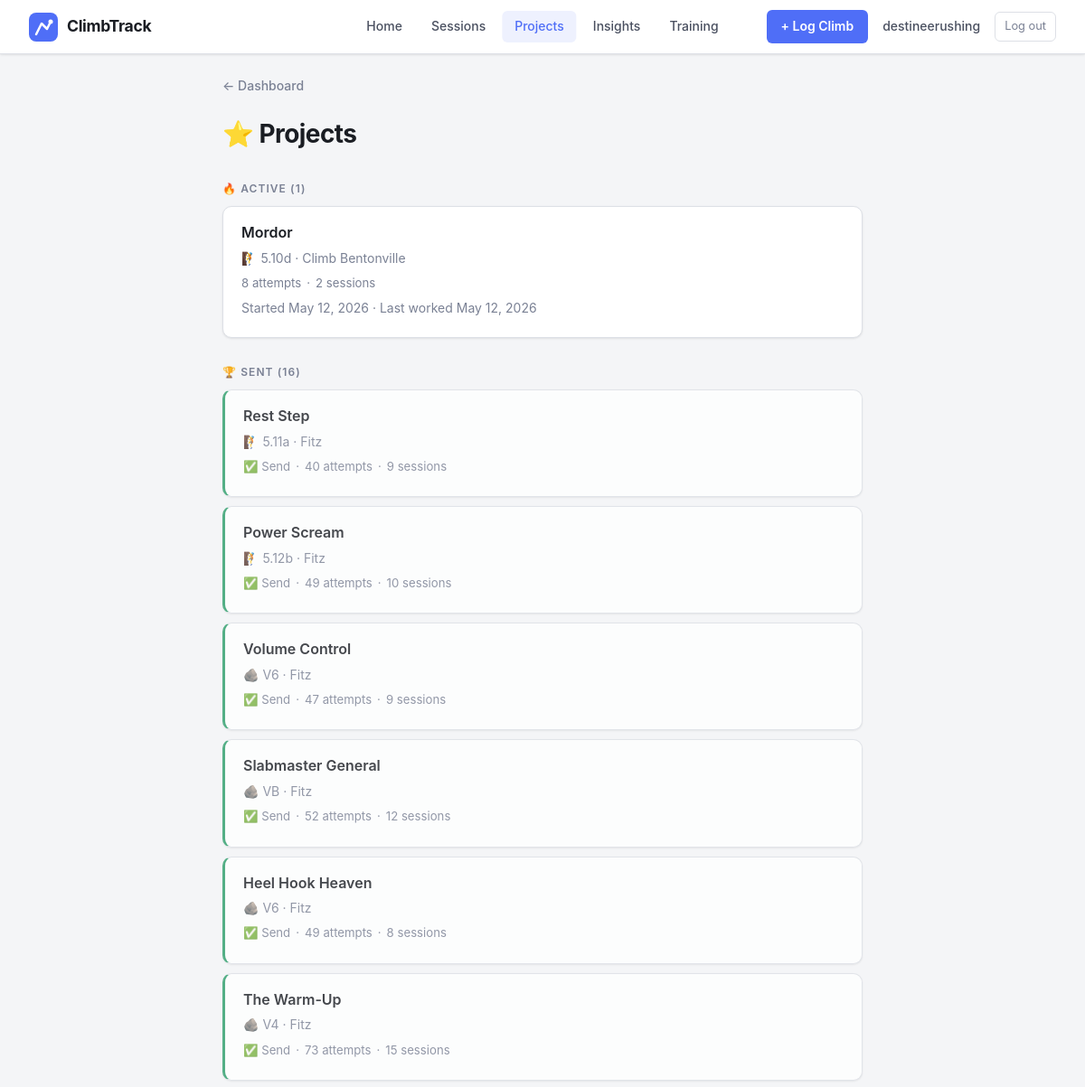
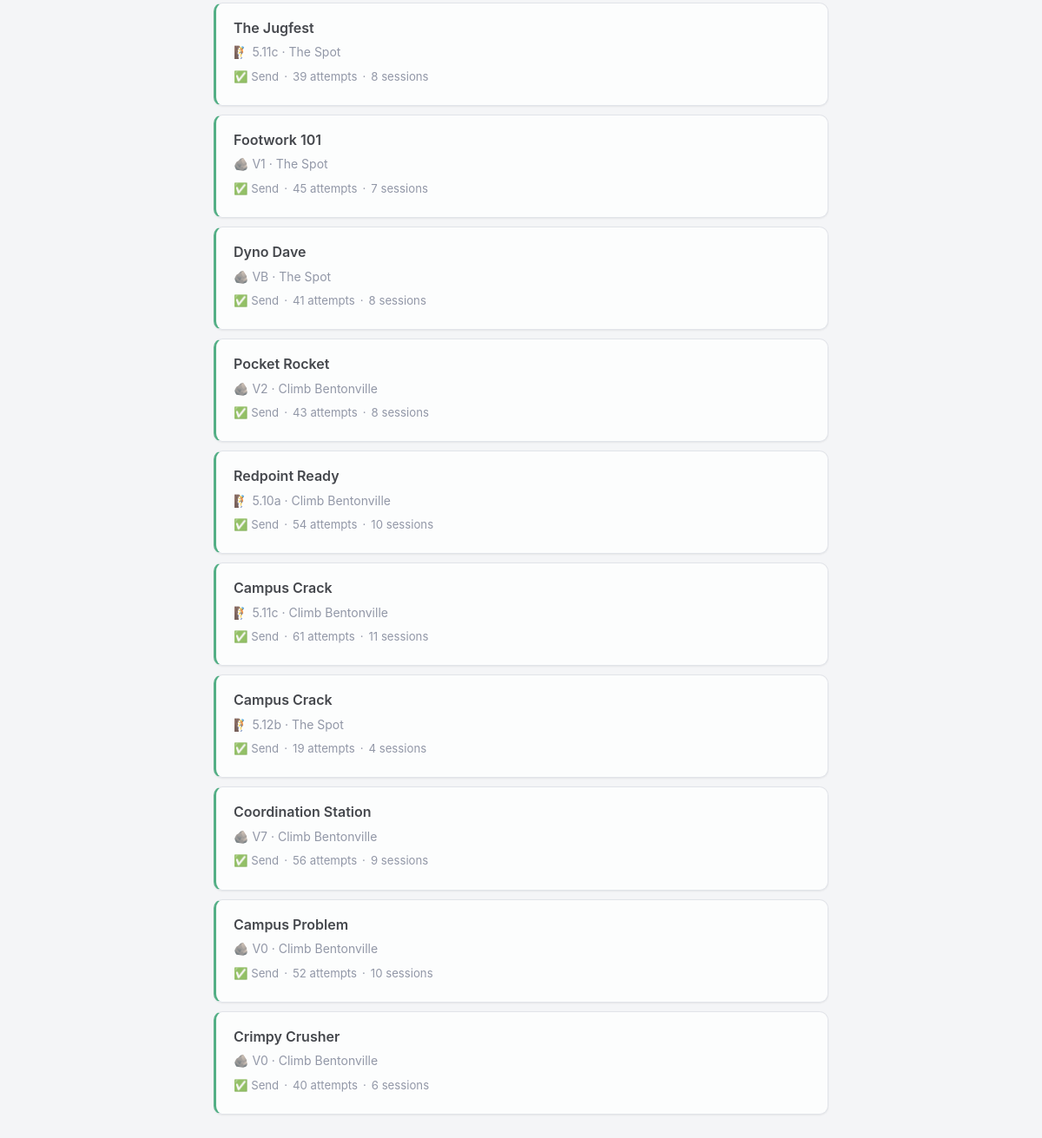
The page /projects (signed in) on the database its author committed (2 pictures, top to bottom).
### app.py (models this page shows, shortened)
class User(UserMixin, db.Model):
    id = db.Column(db.Integer, primary_key=True)
    email = db.Column(db.String(150), unique=True, nullable=False)
    display_name = db.Column(db.String(100), nullable=False)
    password_hash = db.Column(db.String(256), nullable=False)
    created_at = db.Column(db.DateTime, default=datetime.utcnow)
    sessions = db.relationship('Session', backref='user', lazy=True)

class Route(db.Model):
    id = db.Column(db.Integer, primary_key=True)
    name = db.Column(db.String(100), nullable=False)
    gym_id = db.Column(db.Integer, db.ForeignKey('gym.id'), nullable=True)
    location = db.Column(db.String(100))
    discipline = db.Column(db.String(20), default='boulder')
    grade = db.Column(db.String(20))
    is_project = db.Column(db.Boolean, default=False)
    image_filename = db.Column(db.String(200))
    created_at = db.Column(db.DateTime, default=datetime.utcnow)
    climbs = db.relationship('Climb', backref='route', lazy=True)

class Gym(db.Model):
    id = db.Column(db.Integer, primary_key=True)
    name = db.Column(db.String(100), nullable=False, unique=True)
    address = db.Column(db.String(200))
    is_outdoor = db.Column(db.Boolean, default=False)
    image_filename = db.Column(db.String(200))
    created_at = db.Column(db.DateTime, default=datetime.utcnow)
    sessions = db.relationship('Session', backref='gym', lazy=True)
    routes = db.relationship('Route', backref='gym', lazy=True)

class Session(db.Model):
    id = db.Column(db.Integer, primary_key=True)
    date = db.Column(db.DateTime, default=datetime.utcnow)
    gym_id = db.Column(db.Integer, db.ForeignKey('gym.id'), nullable=True)
    user_id = db.Column(db.Integer, db.ForeignKey('user.id'), nullable=True)
    location = db.Column(db.String(100))
    session_type = db.Column(db.String(20), default='indoor')
    notes = db.Column(db.String(300))
    climbs = db.relationship('Climb', backref='session', lazy=True)

### app.py (the view)
@app.route("/projects")
@login_required
def projects():
    project_routes = Route.query.filter_by(is_project=True).order_by(Route.created_at.desc()).all()
    project_data = []
    for r in project_routes:
        climbs = r.climbs
        total_attempts = sum(c.attempts for c in climbs) if climbs else 0
        session_ids = {c.session_id for c in climbs}
        is_sent = any(c.result in SEND_RESULTS for c in climbs)
        best_result = None
        for priority in ['onsight', 'flash', 'send', 'attempt']:
            if any(c.result == priority for c in climbs):
                best_result = priority
                break
        dated_climbs = [c for c in climbs if c.session]
        first_date = min((c.session.date for c in dated_climbs), default=None)
        last_date = max((c.session.date for c in dated_climbs), default=None)
        project_data.append({
            'route': r,
            'total_attempts': total_attempts,
            'session_count': len(session_ids),
            'is_sent': is_sent,
            'best_result': best_result,
            'first_date': first_date,
            'last_date': last_date,
        })
    project_data.sort(key=lambda p: (p['is_sent'], -(p['last_date'].timestamp() if p['last_date'] else 0)))
    return render_template(
        "projects.html",
        project_data=project_data,
        result_labels=RESULT_LABELS,
    )

### app.py (called while the page is built)
@login_manager.user_loader
def load_user(user_id):
    return User.query.get(int(user_id))

### templates/projects.html (shortened to what this page needs)
<!DOCTYPE html>
<html>
<head>
    <link rel="stylesheet" href="{{ url_for('static', filename='style.css') }}">
</head>
<body>
    <header class="desktop-nav">
        <a href="/" class="desktop-nav-logo">
            <span class="desktop-nav-wordmark">ClimbTrack</span>
        </a>
        <nav class="desktop-nav-links">
            <a href="/" class="desktop-nav-link">Home</a>
            <a href="/gyms" class="desktop-nav-link">Sessions</a>
            <a href="/projects" class="desktop-nav-link active">Projects</a>
            <a href="/insights" class="desktop-nav-link">Insights</a>
            <a href="/training" class="desktop-nav-link">Training</a>
        </nav>
        <div class="desktop-nav-user">
            <a href="/session/new" class="desktop-nav-cta">+ Log Climb</a>
            <span class="desktop-nav-name">{{ current_user.display_name }}</span>
            <a href="/logout" class="desktop-nav-logout">Log out</a>
        </div>
    </header>
    <nav class="top-nav"><a href="/">← Dashboard</a></nav>
    <h1>⭐ Projects</h1>
    {% if project_data %}
        {% set active = project_data | selectattr('is_sent', 'equalto', false) | list %}
        {% set sent = project_data | selectattr('is_sent', 'equalto', true) | list %}
        {% if active %}
        <p class="section-heading">🔥 Active ({{ active | length }})</p>
        {% for p in active %}
        <div class="card">
            <h3><a href="/route/{{ p.route.id }}">{{ p.route.name }}</a></h3>
            <p class="muted">
                {% if p.route.discipline == 'route' %}🧗{% else %}🪨{% endif %} {{ p.route.grade }}
                · {{ p.route.gym.name if p.route.gym else p.route.location }}
            </p>
            <div class="mini-stats">
                <span>{{ p.total_attempts }} attempt{% if p.total_attempts != 1 %}s{% endif %}</span>
                <span>·</span>
                <span>{{ p.session_count }} session{% if p.session_count != 1 %}s{% endif %}</span>
            </div>
            {% if p.first_date %}
            <p class="muted">
                Started {{ p.first_date.strftime('%b %d, %Y') }}
                {% if p.last_date and p.last_date != p.first_date %}
                · Last worked {{ p.last_date.strftime('%b %d, %Y') }}
                {% endif %}
            </p>
            {% endif %}
        </div>
        {% endfor %}
        {% endif %}
        {% if sent %}
        <p class="section-heading">🏆 Sent ({{ sent | length }})</p>
        {% for p in sent %}
        <div class="card project-card sent">
            <h3><a href="/route/{{ p.route.id }}">{{ p.route.name }}</a></h3>
            <p class="muted">
                {% if p.route.discipline == 'route' %}🧗{% else %}🪨{% endif %} {{ p.route.grade }}
                · {{ p.route.gym.name if p.route.gym else p.route.location }}
            </p>
            <div class="mini-stats">
                <span>{{ result_labels[p.best_result] }}</span>
                <span>·</span>
                <span>{{ p.total_attempts }} attempt{% if p.total_attempts != 1 %}s{% endif %}</span>
                <span>·</span>
                <span>{{ p.session_count }} session{% if p.session_count != 1 %}s{% endif %}</span>
            </div>
        </div>
        {% endfor %}
        {% endif %}
    {% else %}
        <div class="empty-state">
            <div class="empty-state-icon">⭐</div>
            <p>No projects yet. Mark a climb as a project to start tracking it!</p>
        </div>
    {% endif %}
</body>
</html>

### static/style.css (style rules this page uses)
:root { --bg: #f4f5f7; --surface: #ffffff; --surface-2: #f0f1f3; --surface-3: #e8eaed; --border: #dde0e6; --border-strong: #c4c9d4; --text: #1a1d23; --text-secondary: #4a5060; --text-muted: #7a8194; --text-dim: #a8b0c0; --accent: #4f6ef7; --accent-strong: #3a57e8; --accent-light: #eef1fe; --success: #2d9e6b; --success-light: #e8f7f0; --danger: #d94f4f; --danger-light: #fdf0f0; --warning: #d97706; --radius: 10px; --radius-sm: 6px; --radius-lg: 14px; --shadow-sm: 0 1px 3px rgba(0,0,0,0.06), 0 1px 2px rgba(0,0,0,0.04); --shadow: 0 2px 8px rgba(0,0,0,0.08), 0 1px 3px rgba(0,0,0,0.04); }
* { box-sizing: border-box; }
body { font-family: -apple-system, BlinkMacSystemFont, "Segoe UI", Roboto, Arial, sans-serif; background-color: var(--bg); color: var(--text); margin: 0; padding: 32px 16px; max-width: 740px; margin-left: auto; margin-right: auto; line-height: 1.6; font-size: 15px; }
h1 { color: var(--text); margin: 0 0 4px 0; font-size: 1.75rem; font-weight: 700; letter-spacing: -0.02em; }
h3 { margin: 0 0 4px 0; font-size: 1rem; font-weight: 600; color: var(--text); }
p { margin: 4px 0; }
a { color: var(--accent); text-decoration: none; }
.muted { color: var(--text-muted); font-size: 0.875rem; }
.section-heading { color: var(--text-muted); font-size: 0.75rem; text-transform: uppercase; letter-spacing: 0.09em; font-weight: 600; margin: 28px 0 10px 0; }
.card { background: var(--surface); border: 1px solid var(--border); border-radius: var(--radius); padding: 16px 20px; margin-bottom: 10px; box-shadow: var(--shadow-sm); }
.card h3 a { color: var(--text); }
.mini-stats { display: flex; gap: 6px; font-size: 0.825rem; color: var(--text-muted); margin: 6px 0; flex-wrap: wrap; align-items: center; }
.project-card.sent { border-left: 3px solid var(--success); opacity: 0.8; }
.top-nav { margin-bottom: 20px; font-size: 0.875rem; }
.top-nav a { color: var(--text-muted); text-decoration: none; font-weight: 500; }
.desktop-nav { display: none; }
@media (min-width: 769px) { .desktop-nav { display: flex; align-items: center; justify-content: space-between; position: fixed; top: 0; left: 0; right: 0; height: 60px; background: var(--surface); border-bottom: 1px solid var(--border); padding: 0 32px; z-index: 100; box-shadow: var(--shadow-sm); } }
@media (min-width: 769px) { body { padding-top: 84px; } }
@media (min-width: 769px) { .desktop-nav-logo { display: flex; align-items: center; gap: 10px; text-decoration: none; color: var(--text); flex-shrink: 0; } }
@media (min-width: 769px) { .desktop-nav-wordmark { font-size: 1.1rem; font-weight: 700; color: var(--text); letter-spacing: -0.02em; } }
@media (min-width: 769px) { .desktop-nav-links { display: flex; align-items: center; gap: 4px; position: absolute; left: 50%; transform: translateX(-50%); } }
@media (min-width: 769px) { .desktop-nav-link { padding: 6px 14px; border-radius: var(--radius-sm); color: var(--text-secondary); font-size: 0.875rem; font-weight: 500; text-decoration: none; transition: background 0.15s, color 0.15s; } }
@media (min-width: 769px) { .desktop-nav-link.active { background: var(--accent-light); color: var(--accent); } }
@media (min-width: 769px) { .desktop-nav-user { display: flex; align-items: center; gap: 16px; flex-shrink: 0; } }
@media (min-width: 769px) { .desktop-nav-name { font-size: 0.875rem; font-weight: 500; color: var(--text-secondary); } }
@media (min-width: 769px) { .desktop-nav-logout { font-size: 0.8rem; color: var(--text-muted); text-decoration: none; padding: 5px 10px; border-radius: var(--radius-sm); border: 1px solid var(--border); transition: all 0.15s; } }
@media (min-width: 769px) { .desktop-nav-cta { display: inline-flex; align-items: center; gap: 6px; background: var(--accent); color: #fff; font-size: 0.875rem; font-weight: 600; padding: 7px 16px; border-radius: var(--radius-sm); text-decoration: none; transition: background 0.15s; } }

### rows shown on the page
User: display_name "destineerushing"
Route: route.name "Mordor", discipline "route" (drawn), route.grade "5.10d"
Gym: route.gym "Climb Bentonville", route.gym "Climb Bentonville" "Climb Bentonville" "Climb Bentonville" "Climb Bentonville" "Climb Bentonville" "Climb Bentonville"
Route: route.name "Rest Step", discipline "route" (drawn), route.grade "5.11a"
Gym: route.gym "Fitz" "Fitz" "Fitz" "Fitz" "Fitz" "Fitz"
Route: route.name "Power Scream", discipline "route" (drawn), route.grade "5.12b"
Route: route.name "Volume Control", discipline "boulder" (drawn), route.grade "V6"
Route: route.name "Slabmaster General", discipline "boulder" (drawn), route.grade "VB"
Route: route.name "Heel Hook Heaven", discipline "boulder" (drawn), route.grade "V6"
Route: route.name "The Warm-Up", discipline "boulder" (drawn), route.grade "V4"
Route: route.name "The Jugfest", discipline "route" (drawn), route.grade "5.11c"
Gym: route.gym "The Spot" "The Spot" "The Spot" "The Spot"
Route: route.name "Footwork 101", discipline "boulder" (drawn), route.grade "V1"
Route: route.name "Dyno Dave", discipline "boulder" (drawn), route.grade "VB"
Route: route.name "Pocket Rocket", discipline "boulder" (drawn), route.grade "V2"
Route: route.name "Redpoint Ready", discipline "route" (drawn), route.grade "5.10a"
Route: route.name "Campus Crack", discipline "route" (drawn), route.grade "5.11c"
Route: route.name "Campus Crack", discipline "route" (drawn), route.grade "5.12b"
Route: route.name "Coordination Station", discipline "boulder" (drawn), route.grade "V7"
Route: route.name "Campus Problem", discipline "boulder" (drawn), route.grade "V0"
Route: route.name "Crimpy Crusher", discipline "boulder" (drawn), route.grade "V0"

### other values the page prints
{{ active | length }} "1"
{{ p.total_attempts }} "8"
{{ p.session_count }} "2"
{{ p.first_date.strftime('%b %d, %Y') }} "May 12, 2026"
{{ p.last_date.strftime('%b %d, %Y') }} "May 12, 2026"
{{ sent | length }} "16"
{{ result_labels[p.best_result] }} "✅ Send" "✅ Send" "✅ Send" "✅ Send" "✅ Send" "✅ Send" "✅ Send" "✅ Send" "✅ Send" "✅ Send" "✅ Send" "✅ Send" "✅ Send" "✅ Send" "✅ Send" "✅ Send"
{{ p.total_attempts }} "40" "49" "47" "52" "49" "73" "39" "45" "41" "43" "54" "61" "19" "56" "52" "40"
{{ p.session_count }} "9" "10" "9" "12" "8" "15" "8" "7" "8" "8" "10" "11" "4" "9" "10" "6"
